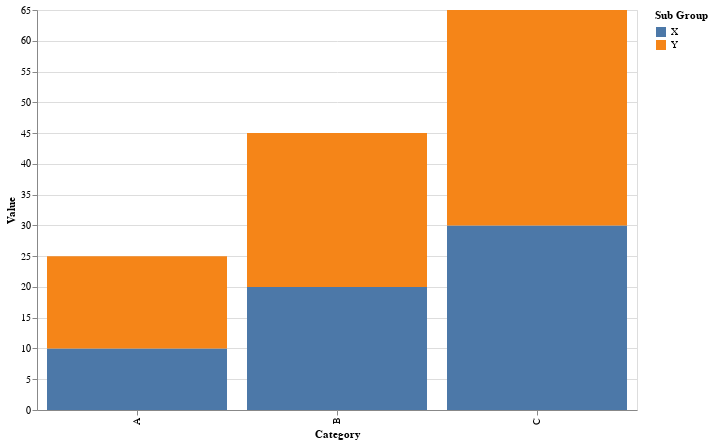

Notebook code cell kept with this figure:
### Code cell
import altair as alt
import pandas as pd
import streamlit as st

# Sample data
data = pd.DataFrame({
    'category': ['A', 'A', 'B', 'B', 'C', 'C'],
    'sub_group': ['X', 'Y', 'X', 'Y', 'X', 'Y'],
    'value': [10, 15, 20, 25, 30, 35]
})

# Create the Stacked Bar Chart
chart = alt.Chart(data).mark_bar().encode(
    x=alt.X('category:O', title='Category'),
    y=alt.Y('sum(value):Q', title='Value'),
    color=alt.Color('sub_group:N', title='Sub Group'),
    order=alt.Order('sub_group:N')  # To ensure stacking order
).properties(
    width=600,
    height=400
)

# Display in Streamlit
st.write("Stacked Bar Chart Example")
chart

### Figure 1 — Vega-Lite specification as saved in the notebook (floating-point values rounded to 4 significant figures)
{"config": {"view": {"continuousWidth": 400, "continuousHeight": 300}}, "data": {"name": "data-eafa0b986af0142e480cac597a91f6c5"}, "mark": "bar", "encoding": {"color": {"field": "sub_group", "title": "Sub Group", "type": "nominal"}, "order": {"field": "sub_group", "type": "nominal"}, "x": {"field": "category", "title": "Category", "type": "ordinal"}, "y": {"aggregate": "sum", "field": "value", "title": "Value", "type": "quantitative"}}, "height": 400, "width": 600, "$schema": "https://vega.github.io/schema/vega-lite/v4.17.0.json", "datasets": {"data-eafa0b986af0142e480cac597a91f6c5": [{"category": "A", "sub_group": "X", "value": 10}, {"category": "A", "sub_group": "Y", "value": 15}, {"category": "B", "sub_group": "X", "value": 20}, {"category": "B", "sub_group": "Y", "value": 25}, {"category": "C", "sub_group": "X", "value": 30}, {"category": "C", "sub_group": "Y", "value": 35}]}}
